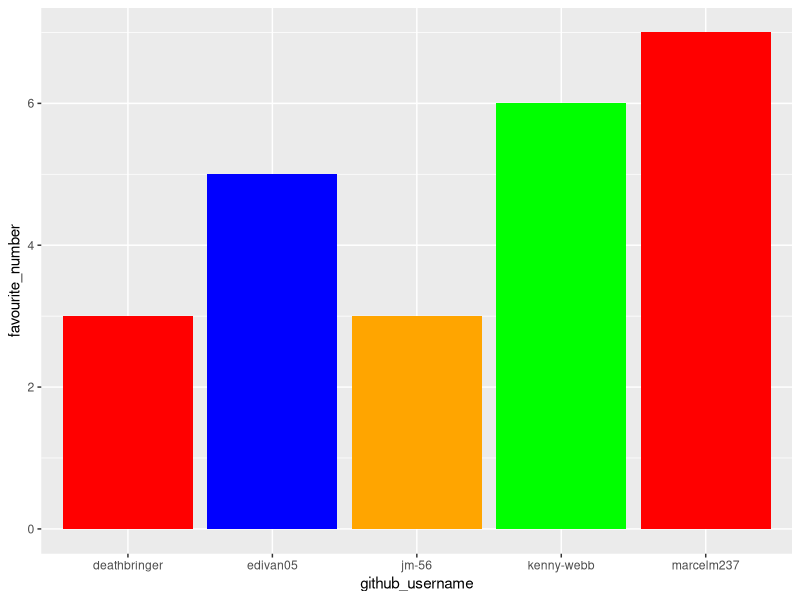
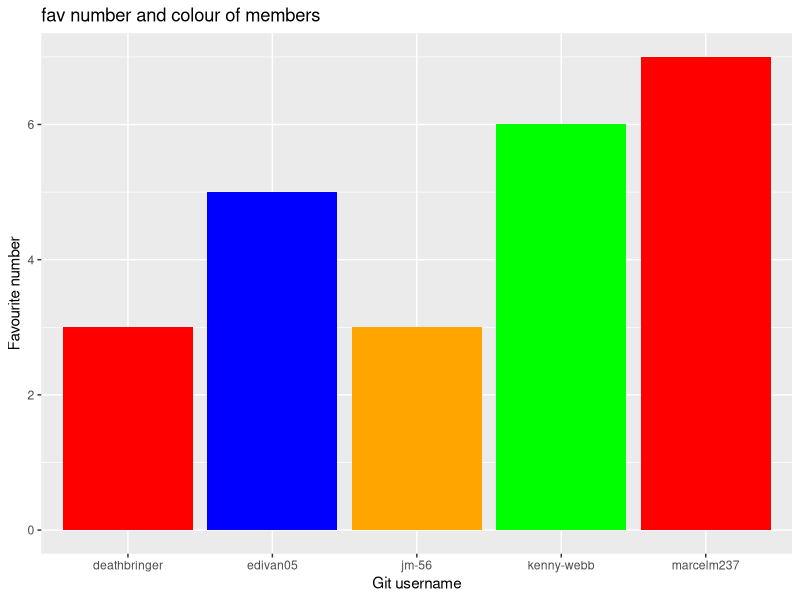
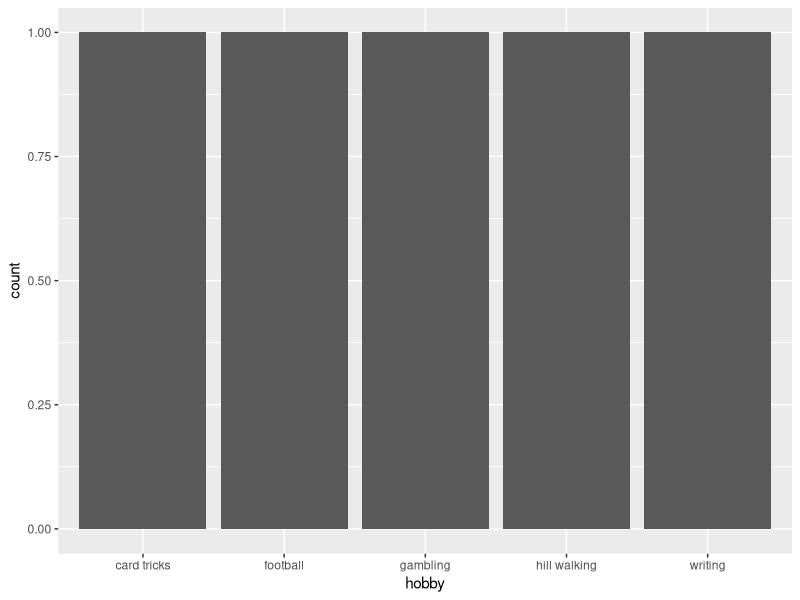

Write the R code that produced these figures, in order.
## ---- chunk 1
library(tidyverse) 
## ---- chunk 2
team_data <- tibble(
  name = c("Marcel", "Luke", "Edwin", 
           "Joshua", "Kenny"),
  github_username = c("marcelm237", "edivan05", "jm-56", 
                      "kenny-webb", "deathbringer"), 
  colour = c("red", "blue", "orange", 
             "green", "red"),
  hobby = c("gambling", "card tricks", "football", 
            "hill walking", "writing"),
  favourite_number = c(7, 5, 3, 6, 3)
  )

team_data
## ---- chunk 3
p1 <- ggplot(data = team_data, 
             mapping = aes(x = github_username, 
                           y = favourite_number,
                           fill = colour), 
             ) +
   geom_col() +
   scale_fill_identity()
p1
## ---- chunk 4
p1 + labs(x = "Git username", 
          y = "Favourite number",
          title = "fav number and colour of members")
## ---- chunk 5
p2 <- ggplot(team_data, aes(x = hobby)) +
  geom_bar()
p2
